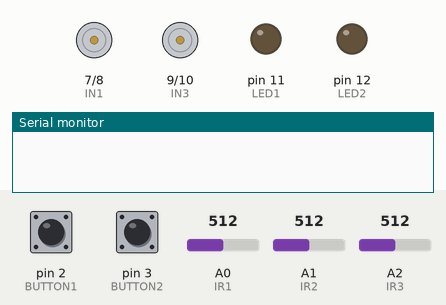
Bench run of a sketch on a simulated Arduino Uno, built with avr-gcc and run on an emulated ATmega328P. Shown: motor-driver pin pairs drawn as motors (green arrow = first pin HIGH = forward, orange = second pin HIGH = backward, longer = more drive, scaled by the enable pin), output pins drawn as LEDs (lit = HIGH), the last lines printed to the serial monitor. Dashed ring = blinking. The inputs (shaded band) are chosen by the test bench; at power-on: pin 2 (BUTTON1) HIGH, pin 3 (BUTTON2) HIGH, A0 (IR1) = 512, A1 (IR2) = 512, A2 (IR3) = 512.

Above: at 1.2 s.
1.3 s: pin 2 (BUTTON1) pulled LOW for 1 s
At 2.8 s:
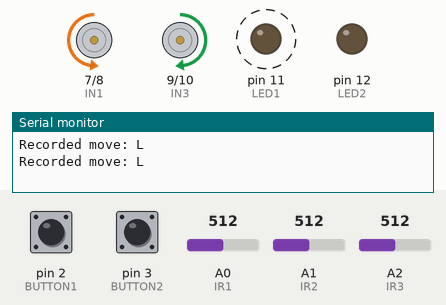
3.9 s: pin 3 (BUTTON2) pulled LOW for 3.2 s
At 4.3 s:
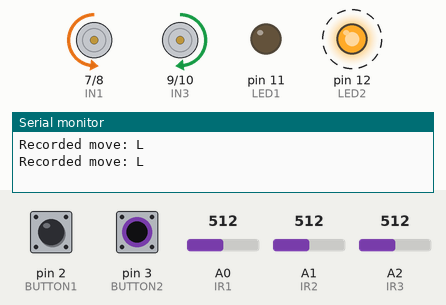
8.6 s: pin 2 (BUTTON1) pulled LOW for 0.15 s
At 9.0 s:
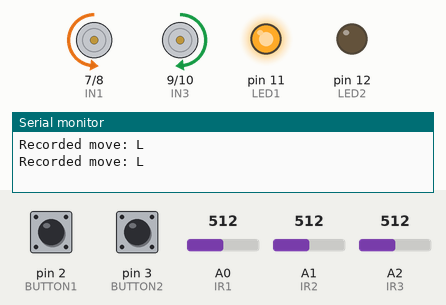
10.6 s: pin 2 (BUTTON1) pulled LOW for 3.2 s
At 15.3 s:
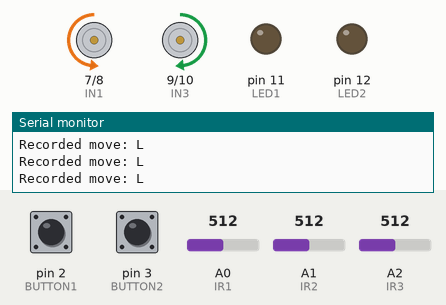
Timing chart, 0 to 16.3 s (numbered marks = the images above; inputs shaded):
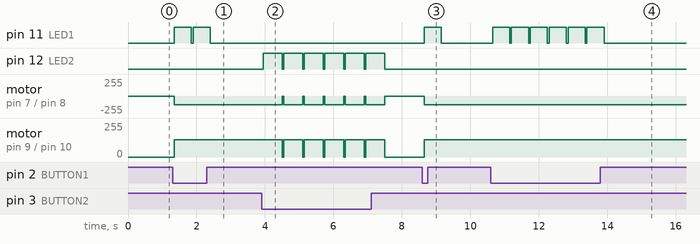

Measured:
- after the input at 1.3 s, pin 11 (LED1): alternates HIGH for 0.50 s and LOW for 0.05 s, 4 changes in all, then stays LOW, starting after 0.05 s; motor on pin 7 (IN1) / pin 8 (IN2): stopped → backward 130/255 after 0.05 s; motor on pin 9 (IN3) / pin 10 (IN4): stopped → forward 130/255 after 0.05 s
- after the input at 3.9 s, pin 12 (LED2): alternates HIGH for 0.55 s and LOW for 0.05 s, 12 changes in all, then stays LOW, starting after 0.05 s; motor on pin 7 (IN1) / pin 8 (IN2): alternates backward 130/255 for 0.55 s and stopped for 0.05 s, 11 changes in all, then stays stopped, starting after 0.60 s
- after the input at 8.6 s, pin 11 (LED1): LOW → HIGH after 0.05 s, → LOW 0.50 s later; motor on pin 7 (IN1) / pin 8 (IN2): stopped → backward 130/255 after 0.05 s; motor on pin 9 (IN3) / pin 10 (IN4): stopped → forward 130/255 after 0.05 s
- after the input at 10.6 s, pin 11 (LED1): alternates HIGH for 0.50 s and LOW for 0.05 s, 12 changes in all, then stays LOW, starting after 0.05 s

The sketch:

index.ino
```cpp
#include <EEPROM.h>

// Motor pins
#define ENA 5
#define IN1 7
#define IN2 8
#define ENB 6
#define IN3 9
#define IN4 10

// IR Sensor pins
#define IR1 A0  // Left sensor
#define IR2 A1  // Center sensor
#define IR3 A2  // Right sensor

// Button pins
#define BUTTON1 2
#define BUTTON2 3

// LED pins
#define LED1 11
#define LED2 12

// Constants
const int SPEED_NORMAL = 150;
const int SPEED_TURN = 130;
const int TURN_DELAY = 500;
const int MOVE_DELAY = 100;
const int SENSOR_THRESHOLD = 500;  // Adjust based on your IR sensors
const int PATH_MAX_LENGTH = 150;

// State variables
char path[PATH_MAX_LENGTH];
int pathIndex = 0;
bool explorationMode = false;
bool shortestPathMode = false;
unsigned long lastIntersectionTime = 0;
const unsigned long DEBOUNCE_TIME = 250;  // Debounce time for intersection detection

// PID Control variables
float Kp = 0.8;    // Proportional gain
float Ki = 0.1;    // Integral gain
float Kd = 0.2;    // Derivative gain
int lastError = 0;
int integral = 0;

void setup() {
  // Motor pins setup
  pinMode(ENA, OUTPUT);
  pinMode(IN1, OUTPUT);
  pinMode(IN2, OUTPUT);
  pinMode(ENB, OUTPUT);
  pinMode(IN3, OUTPUT);
  pinMode(IN4, OUTPUT);

  // IR Sensor pins
  pinMode(IR1, INPUT);
  pinMode(IR2, INPUT);
  pinMode(IR3, INPUT);

  // Button & LED pins
  pinMode(BUTTON1, INPUT_PULLUP);
  pinMode(BUTTON2, INPUT_PULLUP);
  pinMode(LED1, OUTPUT);
  pinMode(LED2, OUTPUT);

  Serial.begin(9600);
}

// Enhanced motor control with speed parameters
void setMotorSpeeds(int leftSpeed, int rightSpeed) {
  leftSpeed = constrain(leftSpeed, 0, 135);
  rightSpeed = constrain(rightSpeed, 0, 135);

  analogWrite(ENA, leftSpeed);
  analogWrite(ENB, rightSpeed);
}

void moveForward(int speed = SPEED_NORMAL) {
  digitalWrite(IN1, HIGH);
  digitalWrite(IN2, LOW);
  digitalWrite(IN3, HIGH);
  digitalWrite(IN4, LOW);
  setMotorSpeeds(speed, speed);
}

void moveBackward(int speed = SPEED_NORMAL) {
  digitalWrite(IN1, LOW);
  digitalWrite(IN2, HIGH);
  digitalWrite(IN3, LOW);
  digitalWrite(IN4, HIGH);
  setMotorSpeeds(speed, speed);
}

void turnLeft(int speed = SPEED_TURN) {
  digitalWrite(IN1, LOW);
  digitalWrite(IN2, HIGH);
  digitalWrite(IN3, HIGH);
  digitalWrite(IN4, LOW);
  setMotorSpeeds(speed, speed);
  delay(TURN_DELAY);
}

void turnRight(int speed = SPEED_TURN) {
  digitalWrite(IN1, HIGH);
  digitalWrite(IN2, LOW);
  digitalWrite(IN3, LOW);
  digitalWrite(IN4, HIGH);
  setMotorSpeeds(speed, speed);
  delay(TURN_DELAY);
}

void stopMotors() {
  digitalWrite(IN1, LOW);
  digitalWrite(IN2, LOW);
  digitalWrite(IN3, LOW);
  digitalWrite(IN4, LOW);
  setMotorSpeeds(0, 0);
}

// PID line following
int calculatePID() {
  int error = readLineSensors();
  integral += error;
  int derivative = error - lastError;
  lastError = error;

  return (Kp * error) + (Ki * integral) + (Kd * derivative);
}

// Read sensors and return position error
int readLineSensors() {
  int leftVal = analogRead(IR1);
  int centerVal = analogRead(IR2);
  int rightVal = analogRead(IR3);

  // Convert analog readings to digital (0 or 1)
  int left = (leftVal > SENSOR_THRESHOLD) ? 1 : 0;
  int center = (centerVal > SENSOR_THRESHOLD) ? 1 : 0;
  int right = (rightVal > SENSOR_THRESHOLD) ? 1 : 0;

  // Calculate position error
  if (center == 1) return 0;
  else if (left == 1) return -1;
  else if (right == 1) return 1;
  return lastError;  // Keep last error if no line detected
}

// Detect intersection type
char detectIntersection() {
  int left = analogRead(IR1) > SENSOR_THRESHOLD;
  int center = analogRead(IR2) > SENSOR_THRESHOLD;
  int right = analogRead(IR3) > SENSOR_THRESHOLD;

  if (left && center && right) return 'T';      // T intersection
  else if (left && center) return 'L';          // Left turn
  else if (center && right) return 'R';         // Right turn
  else if (!left && !center && !right) return 'D'; // Dead end
  else if (center) return 'F';                  // Forward
  return 'N';                                   // No intersection
}

// Enhanced path recording with intersection detection
void recordMove(char move) {
  if (pathIndex < PATH_MAX_LENGTH - 1) {
    // Debounce intersection detection
    unsigned long currentTime = millis();
    if (currentTime - lastIntersectionTime > DEBOUNCE_TIME) {
      path[pathIndex++] = move;
      lastIntersectionTime = currentTime;

      // Debug output
      Serial.print("Recorded move: ");
      Serial.println(move);
    }
  }
}

// Optimize recorded path
void optimizePath() {
  char optimizedPath[PATH_MAX_LENGTH];
  int optimizedIndex = 0;

  // Replace sequences with shortcuts
  for (int i = 0; i < pathIndex; i++) {
    if (i + 2 < pathIndex) {
      // Check for U-turn patterns
      if (path[i] == 'L' && path[i+1] == 'B' && path[i+2] == 'L') {
        optimizedPath[optimizedIndex++] = 'U';
        i += 2;
        continue;
      }
      // Check for simplified turns
      if (path[i] == 'L' && path[i+1] == 'R') {
        optimizedPath[optimizedIndex++] = 'F';
        i++;
        continue;
      }
    }
    optimizedPath[optimizedIndex++] = path[i];
  }

  // Copy optimized path back
  memcpy(path, optimizedPath, optimizedIndex);
  pathIndex = optimizedIndex;
}

// Main maze solving function using Left Wall Following
void solveMaze() {
  char intersection = detectIntersection();
  int pidValue = calculatePID();

  // Adjust motor speeds based on PID
  int leftSpeed = SPEED_NORMAL + pidValue;
  int rightSpeed = SPEED_NORMAL - pidValue;

  switch (intersection) {
    case 'L':  // Left turn available
      turnLeft();
      recordMove('L');
      break;

    case 'F':  // Forward path available
      moveForward(SPEED_NORMAL);
      recordMove('F');
      break;

    case 'R':  // Right turn available
      if (detectIntersection() != 'L') {  // No left turn available
        turnRight();
        recordMove('R');
      }
      break;

    case 'D':  // Dead end
      turnRight();
      turnRight();  // 180-degree turn
      recordMove('B');
      break;

    case 'T':  // T intersection, prefer left
      turnLeft();
      recordMove('L');
      break;

    default:  // Normal line following
      setMotorSpeeds(leftSpeed, rightSpeed);
      break;
  }
}

// Execute the optimized path
void runShortestPath() {
  for (int i = 0; i < pathIndex; i++) {
    switch (path[i]) {
      case 'F':
        moveForward(SPEED_NORMAL);
        delay(MOVE_DELAY);
        break;
      case 'L':
        turnLeft();
        break;
      case 'R':
        turnRight();
        break;
      case 'B':
        turnRight();
        turnRight();
        break;
      case 'U':
        turnRight();
        turnRight();
        break;
    }
    // Brief pause between movements
    delay(50);
  }
  stopMotors();
}

void loop() {
  if (digitalRead(BUTTON1) == LOW) {
    delay(50);  // Debounce
    if (digitalRead(BUTTON1) == LOW) {
      // Start maze solving
      explorationMode = true;
      shortestPathMode = false;
      pathIndex = 0;  // Reset path
      digitalWrite(LED1, HIGH);

      while (explorationMode) {
        solveMaze();
        // Check for end condition (implement your end detection logic)
        // For example, if both outer sensors detect the line at the end marker
        if (analogRead(IR1) > SENSOR_THRESHOLD && analogRead(IR3) > SENSOR_THRESHOLD) {
          explorationMode = false;
        }
      }

      digitalWrite(LED1, LOW);
      optimizePath();
    }
  }

  if (digitalRead(BUTTON2) == LOW) {
    delay(50);  // Debounce
    if (digitalRead(BUTTON2) == LOW) {
      // Run shortest path
      shortestPathMode = true;
      digitalWrite(LED2, HIGH);

      runShortestPath();

      digitalWrite(LED2, LOW);
      shortestPathMode = false;
    }
  }
}
```
